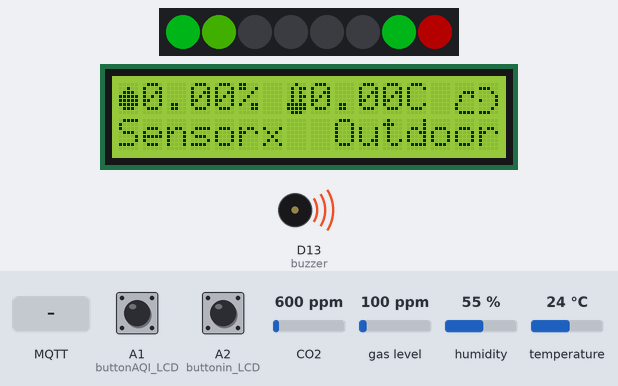
A sketch run on a simulated Arduino MKR. Parts: 8 RGB LEDs in strip order, left to right, 16×2 character LCD, buzzer (waves = sounding). The test bench sets the inputs (shaded band); at power-on: gas level 100 ppm, A1 (buttonAQI_LCD) LOW, A2 (buttonin_LCD) LOW, CO2 600 ppm, humidity 55 %, temperature 24 °C. Dim RGB values are drawn brighter than linear; WiFi joins after 1.5 s; servers stay silent unless stated; random numbers use the default seed unless the sketch sets one; no MQTT or app messages arrive unless stated; not simulated (calls return 0 or success): arduino_secrets.h; what the sketch prints to the serial monitor is not drawn.

Above: at 2.64 s.
2.9 s: MQTT message "90" arrives on the first subscribed topic
At 3.9 s:
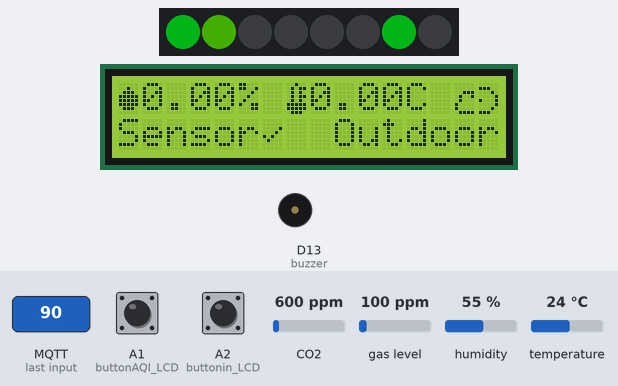
4.6 s: gas level set to 210 ppm
6.1 s: gas level set to 231 ppm
At 7.4 s:
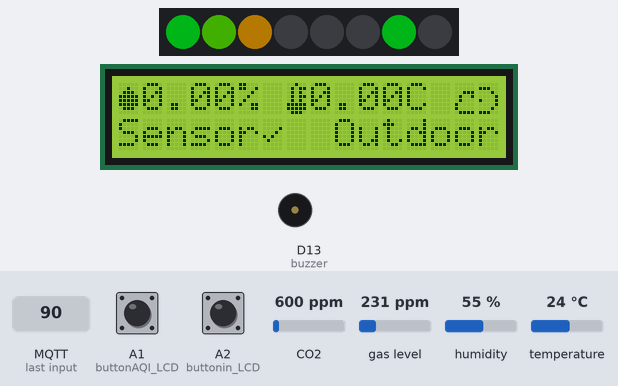
7.7 s: A1 (buttonAQI_LCD) pulled HIGH for 0.15 s
At 7.98 s:
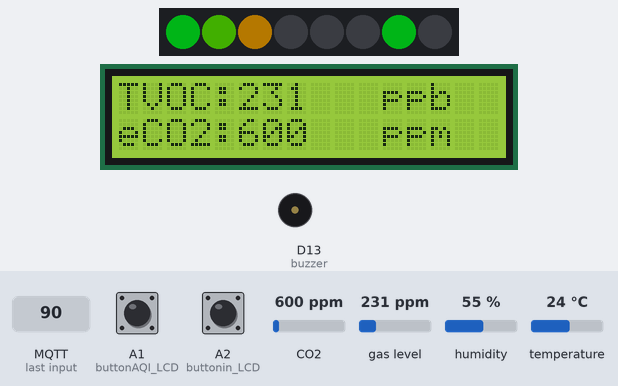
9.6 s: A2 (buttonin_LCD) pulled HIGH for 0.15 s
At 9.84 s:
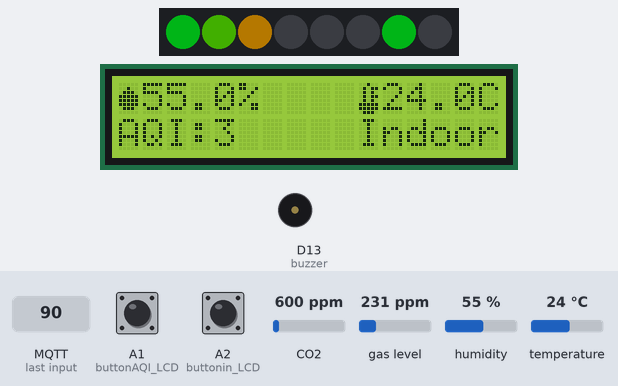
11.4 s: MQTT message "5" arrives on the first subscribed topic
At 11.77 s:
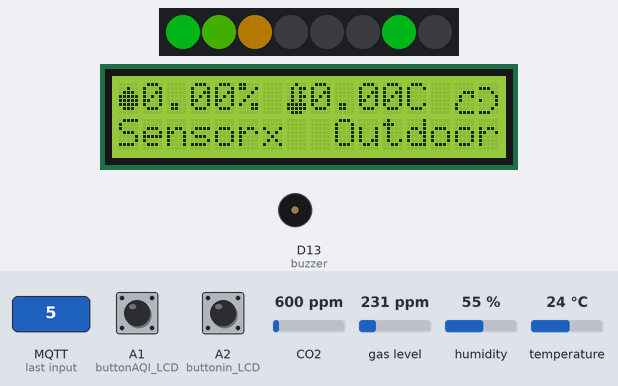
Timing chart, 0 to 14.5 s (numbered marks = the images above; inputs shaded):
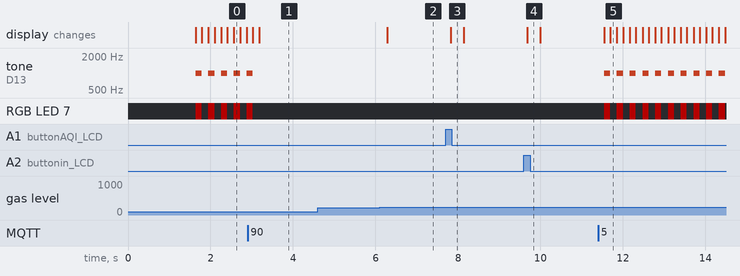

Measured:
- the behaviour switches between 219 and 220 ppm on gas level (found by bisection; images 1 and 2)
- after the input at 4.6 s, every drawn part: stays the same
- after the input at 7.7 s, the display: changes after 0.13 s (image 3)
- after the input at 9.6 s, the display: changes after 0.09 s (image 4)
- after the input at 11.4 s, tone on D13 (buzzer): alternates 1000 Hz for 0.15 s and silent for 0.16 s, starting after 0.14 s; RGB LED 7: alternates RGB(64, 0, 0) for 0.15 s and off for 0.16 s, starting after 0.14 s; the display: first changes after 0.14 s (image 5 shows a later state)

The sketch:

indoorMQTT_Complete.ino
```cpp
#include <ArduinoMqttClient.h>
#include <SPI.h>
#include <WiFiNINA.h>

#include "DHT.h"
#include <Wire.h>
#include "Adafruit_SGP30.h"
#include <Adafruit_NeoPixel.h>

#define DIN 10
#define NUMPIXELS 8
Adafruit_NeoPixel pixels(NUMPIXELS,DIN);
#include "LEDpallet.h"

Adafruit_SGP30 sgp;

#define DHTTYPE DHT22
#define DHTindoor 6
DHT dhtin(DHTindoor, DHTTYPE);

#include "arduino_secrets.h"
const char* mqttuser = SECRET_MQTTUSER;
const char* mqttpass = SECRET_MQTTPASS;

///////please enter your sensitive data in the Secret tab/arduino_secrets.h
char ssid[] = SECRET_SSID;        // your network SSID (name)
char pass[] = SECRET_PASS;    // your network password (use for WPA, or use as key for WEP)

WiFiClient wifiClient;
MqttClient mqttClient(wifiClient);

const char broker[] = SECRET_MQTTURL;
int        port     = 1884;
const char topic1[]  = SECRET_MQTTTOPIC1;
const char topic2[]  = SECRET_MQTTTOPIC2;
const char topic3[]  = SECRET_MQTTTOPIC3;
const char topic4[]  = SECRET_MQTTTOPIC4;

float distance;
float WeatherValue;
float tout;
float hout;
char* value;


int AQI = 0;
int counter = 0;

float hin;
float tin;

#include <LiquidCrystal.h>
#include "LCD_custom_character.h"
const int rs = 12, en = 11, d4 = 5, d5 = 4, d6 = 3, d7 = 2;
LiquidCrystal lcd(rs, en, d4, d5, d6, d7);

#define buttonin_LCD A2
#define buttonAQI_LCD A1


#define buzzer 13

//get the absolute humidity to increase the accuracy of SGP30
uint32_t getAbsoluteHumidity(float temperature, float humidity) {
    // approximation formula from Sensirion SGP30 Driver Integration chapter 3.15
    const float absoluteHumidity = 216.7f * ((humidity / 100.0f) * 6.112f * exp((17.62f * temperature) / (243.12f + temperature)) / (273.15f + temperature)); // [g/m^3]
    const uint32_t absoluteHumidityScaled = static_cast<uint32_t>(1000.0f * absoluteHumidity); // [mg/m^3]
    return absoluteHumidityScaled;
}


void setup() {
  Serial.begin(9600);

  //if sgp can't be initialised, the system won't start
    if (! sgp.begin()){
    Serial.println("Sensor not found :(");
    while (1);
  }

  dhtin.begin();
  pixels.begin();

  // set up the LCD's number of columns and rows:
  lcd.begin(16, 2);
  //create custom character
  lcd.createChar(0, water);
  lcd.createChar(1, temp);
  lcd.createChar(2, sun1);
  lcd.createChar(3, sun2);
  lcd.createChar(4, cloud1);
  lcd.createChar(5, cloud2);
  lcd.createChar(6, tick);
  lcd.createChar(7, cross);
  //connect to wifi
  connectWiFi();
  //connect to MQTT
  connectMQTT();
}

void loop() {
  // MQTT keep alives which avoids being disconnected by the broker
  mqttClient.poll();
  getDHT();
  getSGP();
  bool buttoninPressed = digitalRead(buttonin_LCD);
  bool buttonAQIPressed = digitalRead(buttonAQI_LCD);

  pixels.clear();
  for (int i=0; i<AQI; i++){
    pixels.setPixelColor(i,LEDpallet[i]);
  }

  // show if it is cold or warm, the threshold is set to 27C for demonstration
  if (tout<27){
    pixels.setPixelColor(6,tempblue);
  } else{
    pixels.setPixelColor(6,tempyellow);
  }

  //if distance between the object and the rangefinder is less than 50
  //the last LED of  the LED stick flashes in Red
  if(distance<50){
    pixels.setPixelColor(7,LEDpallet[4]);
  }
  pixels.show();

   lcd.clear();

    Serial.print("distance:");
    Serial.println(distance);
    Serial.print("Weatherout:");
    Serial.println(WeatherValue);
    Serial.print("Tempout:");
    Serial.println(tout);
    Serial.print("Humidityout:");
    Serial.println(hout);

  //if the right button is pressed, show TVOC and eCO2 values
  if(buttonAQIPressed){
    lcd.setCursor(0,0);
    lcd.print("TVOC:");
    lcd.print(sgp.TVOC);
    lcd.setCursor(11,0);
    lcd.print("ppb");
    lcd.setCursor(0,1);
    lcd.print("eCO2:");
    lcd.print(sgp.eCO2);
    lcd.setCursor(11,1);
    lcd.print("ppm");
   }
   //if the left button is pressed, show indoor parameters
   //humidity, temperature and indoor air quality index (AQI)
   else if (buttoninPressed){
  lcd.setCursor(0,0);
  lcd.write((byte) 0x00);
  lcd.print(hin,1);
  lcd.print("%");
  lcd.setCursor(10,0);
  lcd.write(1);
  lcd.print(tin,1);
  lcd.print("C");
  lcd.setCursor(0,1);
  lcd.print("AQI:");
  lcd.print(AQI);
  lcd.setCursor(10,1);
  lcd.print("Indoor");
   }
  //if no button is pressed, show outdoor parameters
 //humidity, temperature, weather (sunny or cloudy), outdoor AQI and the state of the phototransistor
   else{
  lcd.setCursor(0,0);
  lcd.write((byte) 0x00);
  lcd.print(hout);
  lcd.setCursor(5,0);
  lcd.print("%");
  lcd.setCursor(7,0);
  lcd.write(1);
  lcd.print(tout);
  lcd.setCursor(12,0);
  lcd.print("C");
  lcd.setCursor(14,0);
    if (WeatherValue<500){
    lcd.write(4);
    lcd.write(5);
  }else{
    lcd.write(2);
    lcd.write(3);
  }
  lcd.setCursor(0,1);
  lcd.print("Sensor");
  //if there is something covering the phototransistor
  //lcd will show "X"
  //otherwise a tick
    if(distance<50){
      lcd.write(7);
    }else{
      lcd.write(6);
    }
  lcd.setCursor(9,1);
  lcd.print("Outdoor");
  }

    //if there is something covering the phototransistor
    //buzzer will beep
    if(distance<50){
      tone(buzzer, 1000);
    }else{
      noTone(buzzer);
    }

  //Flash the alert LED and make the buzzer stop beeping for 0.15 sec
  delay(150);
  pixels.setPixelColor(7,0,0,0);
  noTone(buzzer);
  pixels.show();
  delay(150);
}

//when there is message received
void onMqttMessage(int messageSize) {
  Serial.println("Received a message with topic '");
  Serial.print(mqttClient.messageTopic());
  Serial.print("', length ");
  Serial.print(messageSize);
  Serial.println(" bytes:");
  //create a char to store the message
  char combine[messageSize+1];
  //store the topic
  String topic = mqttClient.messageTopic();
  //read the message character by character and combine them
    for (int i=0; i < messageSize; i++){
      combine[i]=(char)mqttClient.read();
    }
    //terminate the message variable
    combine[messageSize] = NULL;
   Serial.println(combine);
   Serial.println(topic);

  //store the message to its corresponding topic
  if (topic1 == topic){
    distance = atof(combine);
    Serial.print("distance:");
    Serial.println(distance);
  } else if (topic2 == topic){
    WeatherValue = atof(combine);
    Serial.print("Weatherout:");
    Serial.println(WeatherValue);
  } else if (topic3 == topic){
    tout = atof(combine);
    Serial.print("Tempout:");
    Serial.println(tout);
  } else if (topic4 == topic){
    hout = atof(combine);
    Serial.print("Humidityout:");
    Serial.println(hout);
  }


}

//get the indoor humidity and temperature from DHT22
void getDHT(){
    // Sensor readings may also be up to 2 seconds 'old' (its a very slow sensor)
    hin = dhtin.readHumidity();
    // Read temperature as Celsius (the default)
    tin = dhtin.readTemperature();
    Serial.print(F("Indoor Humidity: "));
    Serial.print(hin);
    Serial.print(F("%  Indoor Temperature: "));
    Serial.print(tin);
    Serial.println(F("°C "));
}

//get the indoor TVOC and eCO2 values and define the indoor Air Quality Index (AQI)
void getSGP(){
  sgp.setHumidity(getAbsoluteHumidity(tin, hin));
  if (! sgp.IAQmeasure()) {
    Serial.println("Measurement failed");
    return;
  }
  Serial.print("TVOC "); Serial.print(sgp.TVOC); Serial.print(" ppb\t");
  Serial.print("eCO2 "); Serial.print(sgp.eCO2); Serial.println(" ppm");
  if (sgp.TVOC <65){
    //Level 1 = Clean Hygienic Air
    AQI = 1;
  } else if (sgp.TVOC <220){
    //Level 2 = Good Air Quality
    AQI = 2;
  } else if (sgp.TVOC <660){
    //Level 3 = Noticeable Comfort Concerns
    AQI = 3;
  } else if (sgp.TVOC <2200){
    //Level 4 = Significant Comfort Issues
    AQI = 4;
  } else{
    //Level 5 - Unacceptable conditions
    AQI = 5;
  }
}

//connect to WiFi
void connectWiFi(){
  Serial.print("Attempting to connect to WPA SSID: ");
  Serial.println(ssid);
  //Try until it is connected
  while (WiFi.begin(ssid, pass) != WL_CONNECTED) {
    // failed, retry
    Serial.print(".");
    delay(100);
  }

  Serial.println("You're connected to the network");
  Serial.println();
}
//connect to MQTT broker
void connectMQTT(){
  // Create a random client ID
  char* clientId = "UnoWiFIiClient-";
  clientId += char(random(0xffff), HEX);
  //Set the client ID, MQTT username and password
  mqttClient.setId(clientId);
  mqttClient.setUsernamePassword(mqttuser, mqttpass);

  Serial.print("Attempting to connect to the MQTT broker: ");
  Serial.println(broker);
  //Try until it is connected
  if (!mqttClient.connect(broker, port)) {
    Serial.print("MQTT connection failed! Error code = ");
    Serial.println(mqttClient.connectError());

    while (1);
  }

  Serial.println("You're connected to the MQTT broker!");
  Serial.println();

  // set the message receive callback
  mqttClient.onMessage(onMqttMessage);

  Serial.print("Subscribing to topic: ");
  Serial.println(topic1);
  Serial.print("Subscribing to topic: ");
  Serial.println(topic2);
  Serial.print("Subscribing to topic: ");
  Serial.println(topic3);
    Serial.print("Subscribing to topic: ");
  Serial.println(topic4);

  // subscribe to the topics
  mqttClient.subscribe(topic1);
  mqttClient.subscribe(topic2);
  mqttClient.subscribe(topic3);
  mqttClient.subscribe(topic4);

  Serial.print("Waiting for messages on topic: ");
  Serial.println(topic1);
    Serial.print("Waiting for messages on topic: ");
  Serial.println(topic2);
    Serial.print("Waiting for messages on topic: ");
  Serial.println(topic3);
    Serial.print("Waiting for messages on topic: ");
  Serial.println(topic4);
}
```

LEDpallet.h
```cpp
#include <Adafruit_NeoPixel.h>
float LEDpallet[] = {
pixels.Color(0, 64, 8), //AQI 1
pixels.Color(20, 54, 0), //AQI 2
pixels.Color(63, 42, 0), //AQI 3
pixels.Color(61, 28, 0), //AQI 4
pixels.Color(64, 0, 0)}; //AQI and Alert
int tempblue = pixels.Color(0, 63, 8); //Temperature -- cold
int tempyellow = pixels.Color(255, 204, 0); //Temperature -- warm
```

LCD_custom_character.h
```cpp
byte water[] = {
  B00000,
  B00100,
  B01110,
  B11111,
  B11111,
  B11111,
  B01110,
  B00000
};

byte temp[] = {
  B00100,
  B01011,
  B01010,
  B01011,
  B01010,
  B11111,
  B11111,
  B01110
};

//not used, don't have enough memory for it
//LCD can only store 8 custom characters
//byte celsius [] = {
//  B10110,
//  B01001,
//  B01000,
//  B01000,
//  B01000,
//  B01001,
//  B00110,
//  B00000
//};

byte tick[] = {
  B00000,
  B00000,
  B00001,
  B00010,
  B10100,
  B01000,
  B00000,
  B00000
};

byte cross[]{
  B00000,
  B00000,
  B10001,
  B01010,
  B00100,
  B01010,
  B10001,
  B00000
};

byte sun1[] = {
  B01001,
  B00100,
  B00001,
  B11010,
  B00001,
  B00100,
  B01001,
  B00001
};

byte sun2[] = {
  B00100,
  B01000,
  B00000,
  B10110,
  B00000,
  B01000,
  B00100,
  B00000
};

byte cloud1[] = {
  B00000,
  B00000,
  B00111,
  B01001,
  B01000,
  B10000,
  B10000,
  B01111
};

byte cloud2[] = {
  B00000,
  B11100,
  B00010,
  B00001,
  B10001,
  B00001,
  B00010,
  B11100
};
```
